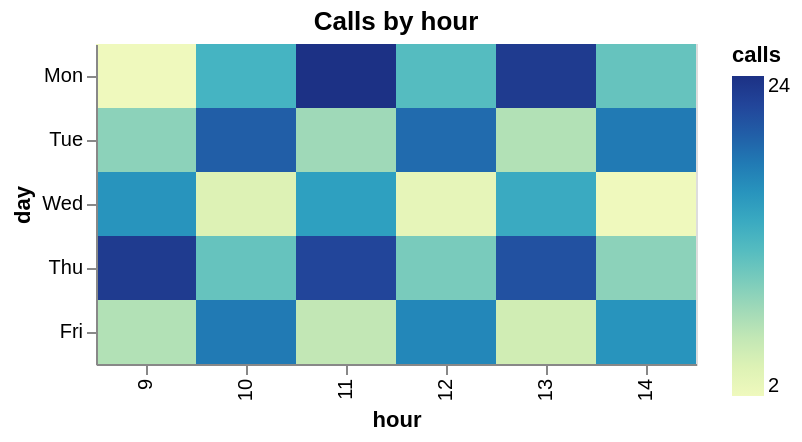

The Vega-Lite source for this figure:
### Vega-Lite specification from a JSON file in a GitHub repository (floating-point values rounded to 4 significant figures)
{"$schema": "https://vega.github.io/schema/vega-lite/v5.json", "title": "Calls by hour", "width": 300, "height": 160, "data": {"values": [{"day": "Mon", "hour": "9", "calls": 2}, {"day": "Mon", "hour": "10", "calls": 13}, {"day": "Mon", "hour": "11", "calls": 24}, {"day": "Mon", "hour": "12", "calls": 12}, {"day": "Mon", "hour": "13", "calls": 23}, {"day": "Mon", "hour": "14", "calls": 11}, {"day": "Tue", "hour": "9", "calls": 9}, {"day": "Tue", "hour": "10", "calls": 20}, {"day": "Tue", "hour": "11", "calls": 8}, {"day": "Tue", "hour": "12", "calls": 19}, {"day": "Tue", "hour": "13", "calls": 7}, {"day": "Tue", "hour": "14", "calls": 18}, {"day": "Wed", "hour": "9", "calls": 16}, {"day": "Wed", "hour": "10", "calls": 4}, {"day": "Wed", "hour": "11", "calls": 15}, {"day": "Wed", "hour": "12", "calls": 3}, {"day": "Wed", "hour": "13", "calls": 14}, {"day": "Wed", "hour": "14", "calls": 2}, {"day": "Thu", "hour": "9", "calls": 23}, {"day": "Thu", "hour": "10", "calls": 11}, {"day": "Thu", "hour": "11", "calls": 22}, {"day": "Thu", "hour": "12", "calls": 10}, {"day": "Thu", "hour": "13", "calls": 21}, {"day": "Thu", "hour": "14", "calls": 9}, {"day": "Fri", "hour": "9", "calls": 7}, {"day": "Fri", "hour": "10", "calls": 18}, {"day": "Fri", "hour": "11", "calls": 6}, {"day": "Fri", "hour": "12", "calls": 17}, {"day": "Fri", "hour": "13", "calls": 5}, {"day": "Fri", "hour": "14", "calls": 16}]}, "mark": "rect", "encoding": {"x": {"field": "hour", "type": "ordinal", "sort": null}, "y": {"field": "day", "type": "ordinal", "sort": null}, "color": {"field": "calls", "type": "quantitative"}}}
